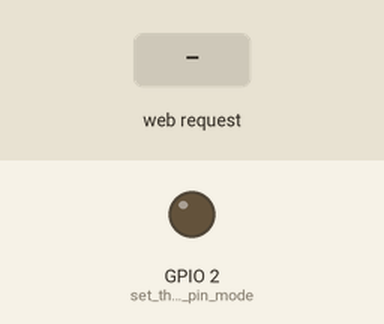
The sketch below on a simulated ESP32. On the bench: output pins drawn as LEDs (lit = HIGH). The test bench sets the inputs (shaded band). WiFi joins after 1.5 s; servers stay silent unless stated; what the sketch prints to the serial monitor is not drawn.

Above: at 2.7 s.
2.8 s: HTTP request GET /H received
At 3.1 s:
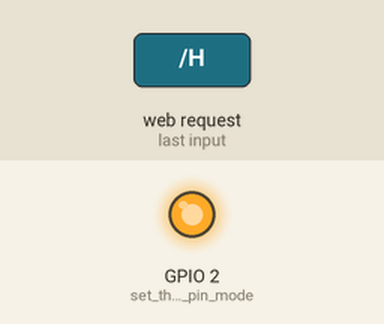
4.3 s: HTTP request GET /L received
At 5.4 s:
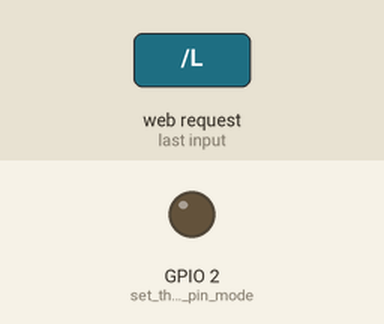
Timing chart, 0 to 7.3 s (numbered marks = the images above; inputs shaded):
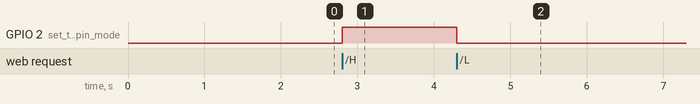

The sketch:

SimpleWiFiServer.ino
```cpp
/*
 WiFi Web Server LED Blink

 A simple web server that lets you blink an LED via the web.
 This sketch will print the IP address of your WiFi Shield (once connected)
 to the Serial monitor. From there, you can open that address in a web browser
 to turn on and off the LED on pin 5.

 If the IP address of your shield is yourAddress:
 http://yourAddress/H turns the LED on
 http://yourAddress/L turns it off

 This example is written for a network using WPA encryption. For
 WEP or WPA, change the Wifi.begin() call accordingly.

 Circuit:
 * WiFi shield attached
 * LED attached to pin 5

 created for arduino 25 Nov 2012
 by Tom Igoe

ported for sparkfun esp32
31.01.2017 by Jan Hendrik Berlin

 */

#include <WiFi.h>

const char* ssid     = "qflux";
const char* password = "!F3rn4nd3S#";

WiFiServer server(80);

void setup()
{
    Serial.begin(115200);
    pinMode(LED_BUILTIN, OUTPUT);      // set the LED pin mode

    delay(10);

    // We start by connecting to a WiFi network

    Serial.println();
    Serial.println();
    Serial.print("Connecting to ");
    Serial.println(ssid);

    WiFi.begin(ssid, password);

    while (WiFi.status() != WL_CONNECTED) {
        delay(500);
        Serial.print(".");
    }

    Serial.println("");
    Serial.println("WiFi connected.");
    Serial.println("IP address: ");
    Serial.println(WiFi.localIP());

    server.begin();

}

int value = 0;

void loop(){
 WiFiClient client = server.available();   // listen for incoming clients

  if (client) {                             // if you get a client,
    Serial.println("New Client.");           // print a message out the serial port
    String currentLine = "";                // make a String to hold incoming data from the client
    while (client.connected()) {            // loop while the client's connected
      if (client.available()) {             // if there's bytes to read from the client,
        char c = client.read();             // read a byte, then
        Serial.write(c);                    // print it out the serial monitor
        if (c == '\n') {                    // if the byte is a newline character

          // if the current line is blank, you got two newline characters in a row.
          // that's the end of the client HTTP request, so send a response:
          if (currentLine.length() == 0) {
            // HTTP headers always start with a response code (e.g. HTTP/1.1 200 OK)
            // and a content-type so the client knows what's coming, then a blank line:
            client.println("HTTP/1.1 200 OK");
            client.println("Content-type:text/html");
            client.println();

            // the content of the HTTP response follows the header:
            client.print("Click <a href=\"/H\">here</a> to turn the LED on pin 5 on.<br>");
            client.print("Click <a href=\"/L\">here</a> to turn the LED on pin 5 off.<br>");

            // The HTTP response ends with another blank line:
            client.println();
            // break out of the while loop:
            break;
          } else {    // if you got a newline, then clear currentLine:
            currentLine = "";
          }
        } else if (c != '\r') {  // if you got anything else but a carriage return character,
          currentLine += c;      // add it to the end of the currentLine
        }

        // Check to see if the client request was "GET /H" or "GET /L":
        if (currentLine.endsWith("GET /H")) {
          digitalWrite(LED_BUILTIN, HIGH);               // GET /H turns the LED on
        }
        if (currentLine.endsWith("GET /L")) {
          digitalWrite(LED_BUILTIN, LOW);                // GET /L turns the LED off
        }
      }
    }
    // close the connection:
    client.stop();
    Serial.println("Client Disconnected.");
  }
}
```

Measured:
- after the input at 2.8 s, GPIO 2 (set_the_LED_pin_mode): LOW → HIGH at once
- after the input at 4.3 s, GPIO 2 (set_the_LED_pin_mode): HIGH → LOW at once
